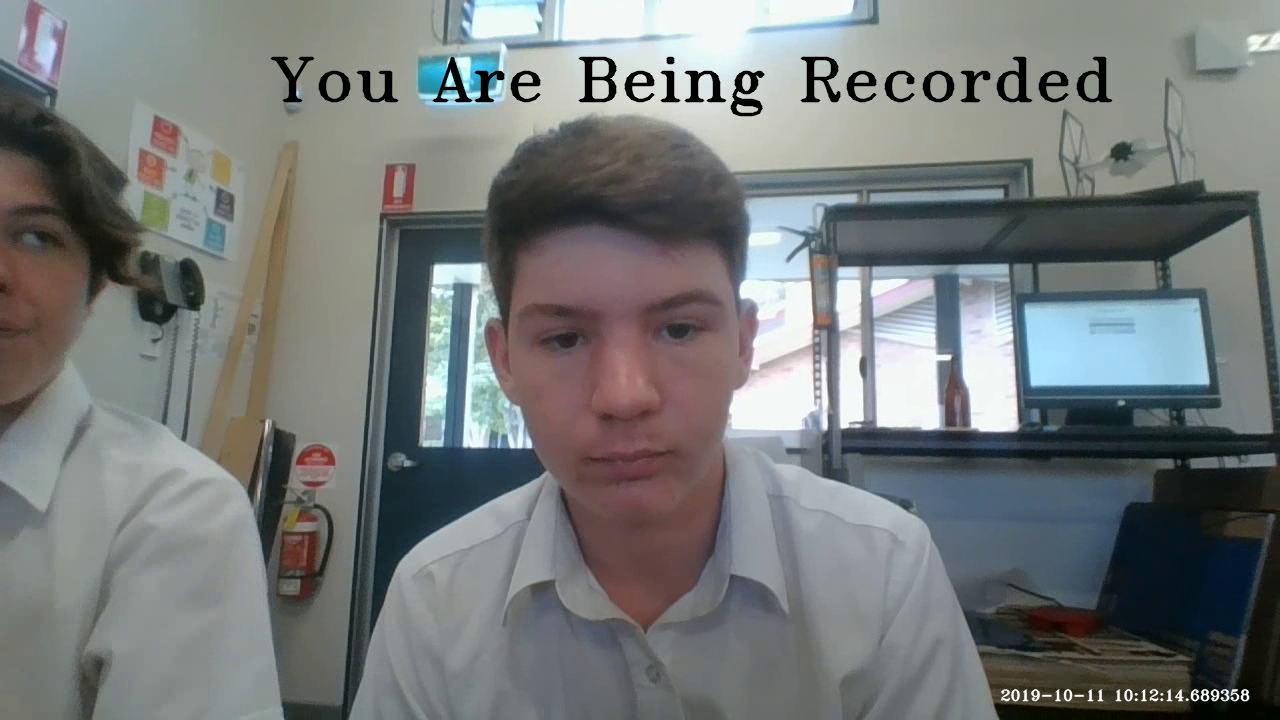
#> input picture frame 6 of output.avi, 1280 x 720 px, given in place of the camera
$ python securityCamera.py
#> lines starting #> are read from the running program, lines starting #| are printed output that depends on the picture
import cv2
from datetime import datetime

cam = cv2.VideoCapture(0)  # set camera
cam.set(cv2.CAP_PROP_FPS, 60)  # set FPS
cam.set(3, 1920)  # x axis resolution
cam.set(4, 1080)  # y axis resolution

font = cv2.FONT_HERSHEY_TRIPLEX  # set font

fourcc = cv2.VideoWriter_fourcc(*'XVID')  # set codec (*'DIVX')

out = cv2.VideoWriter('output.avi', fourcc, 20, (1280, 720))

while True:
    re, img = cam.read()  # set camera read
#> img is the input picture: shape (720, 1280, 3); mean B, G, R 121.1, 121.7, 117.6

    img = cv2.flip(img, 1)  # flip image
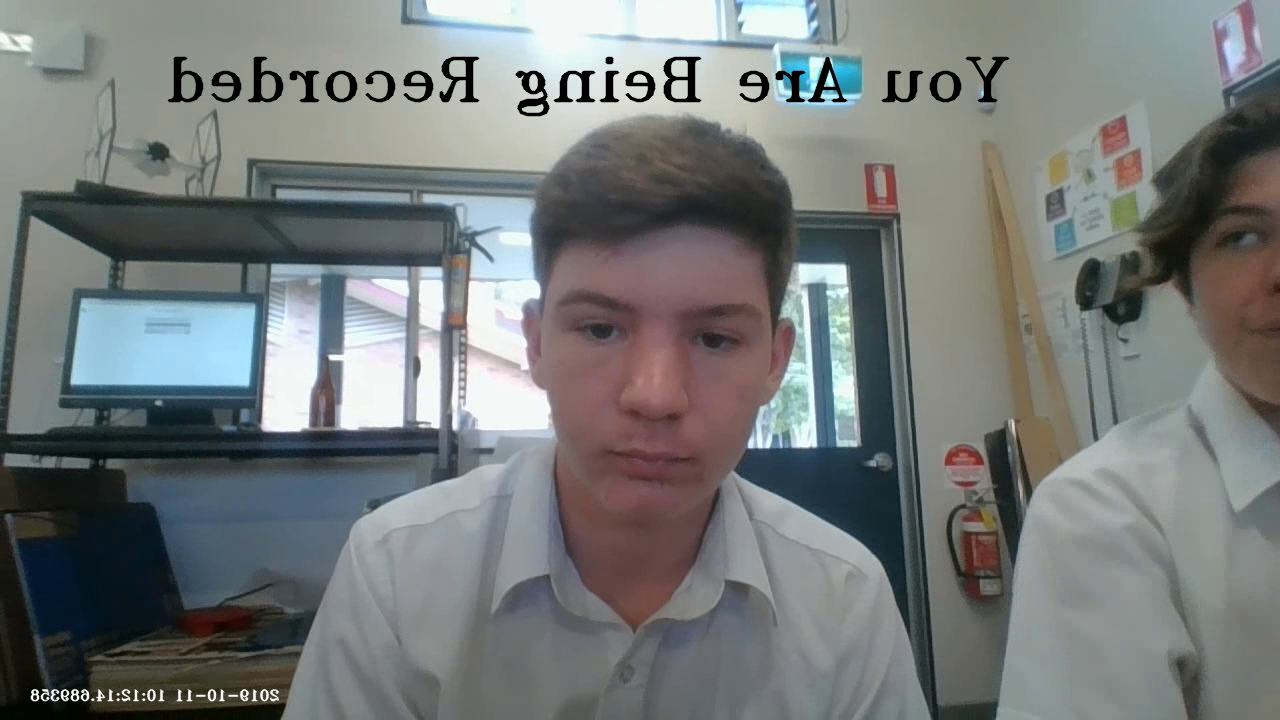
#> img: shape (720, 1280, 3); mean B, G, R 121.1, 121.7, 117.6

    cv2.putText(img, "You Are Being Recorded", (270, 100), font, 2, (0,0,0), 2, cv2.LINE_AA)
    cv2.putText(img, str(datetime.now()), (1000,700), font, .5, (255,255,255), 1, cv2.LINE_AA)
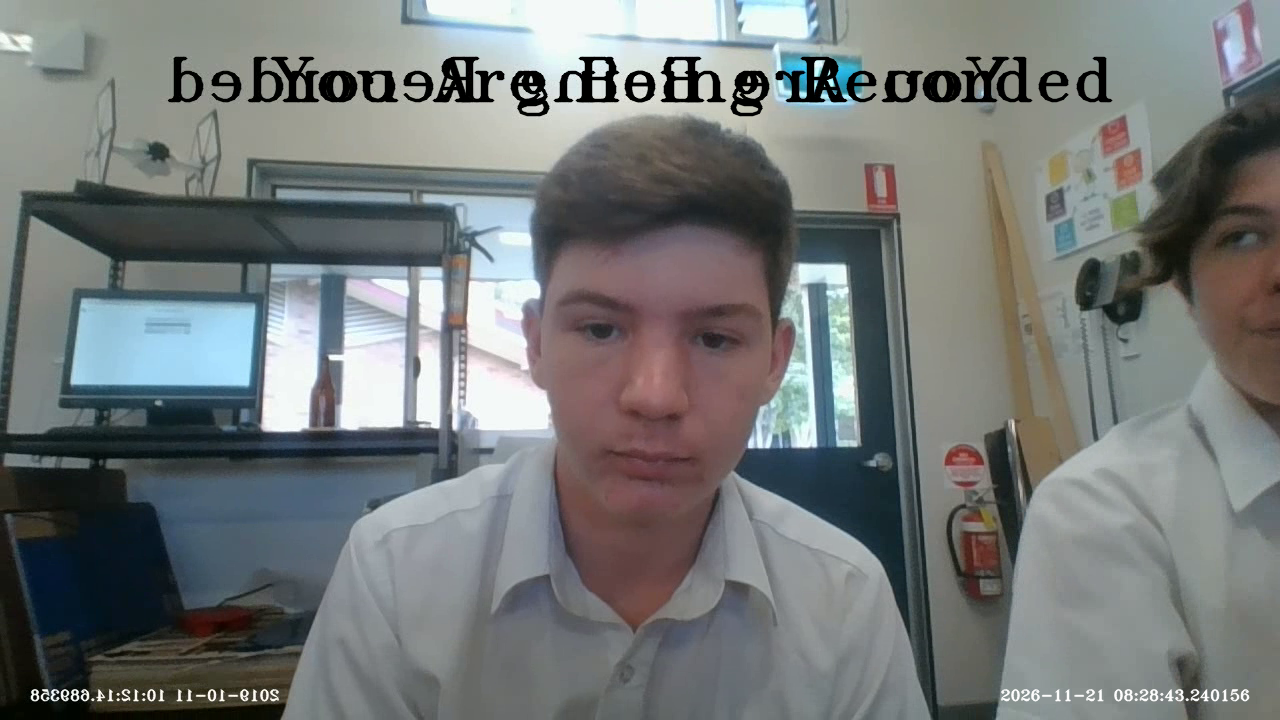
#> img: shape (720, 1280, 3); mean B, G, R 119.8, 120.4, 116.4
    cv2.imshow('Security Camera', img)  # display window

    out.write(img)

    k = cv2.waitKey(30) & 0xff
#> (key Esc is pressed here)
    if k == 27:  # press ESC to quit
        break

cam.release()
cv2.destroyAllWindows()

$ run again, starting later in the video
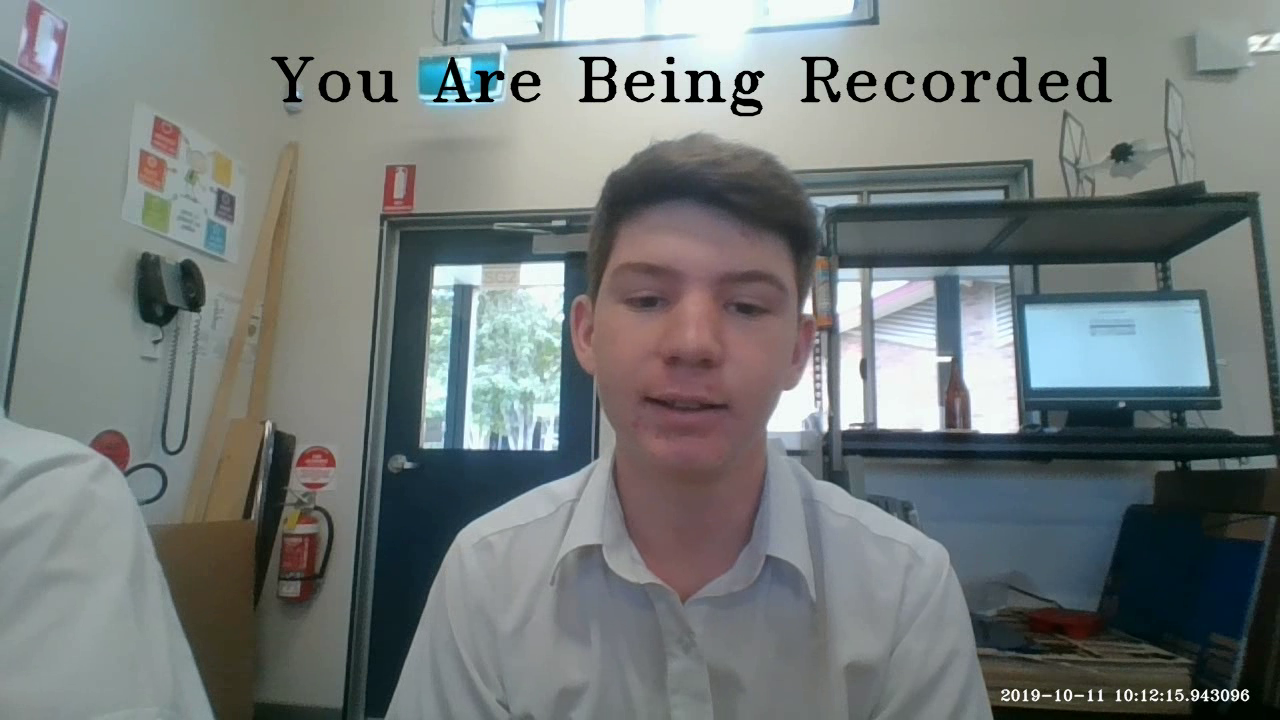
#> input picture frame 30 of output.avi, 1280 x 720 px, given in place of the camera
#> img is the input picture: shape (720, 1280, 3); mean B, G, R 121.9, 122.7, 115.9
#> `img = cv2.flip(img, 1)`:
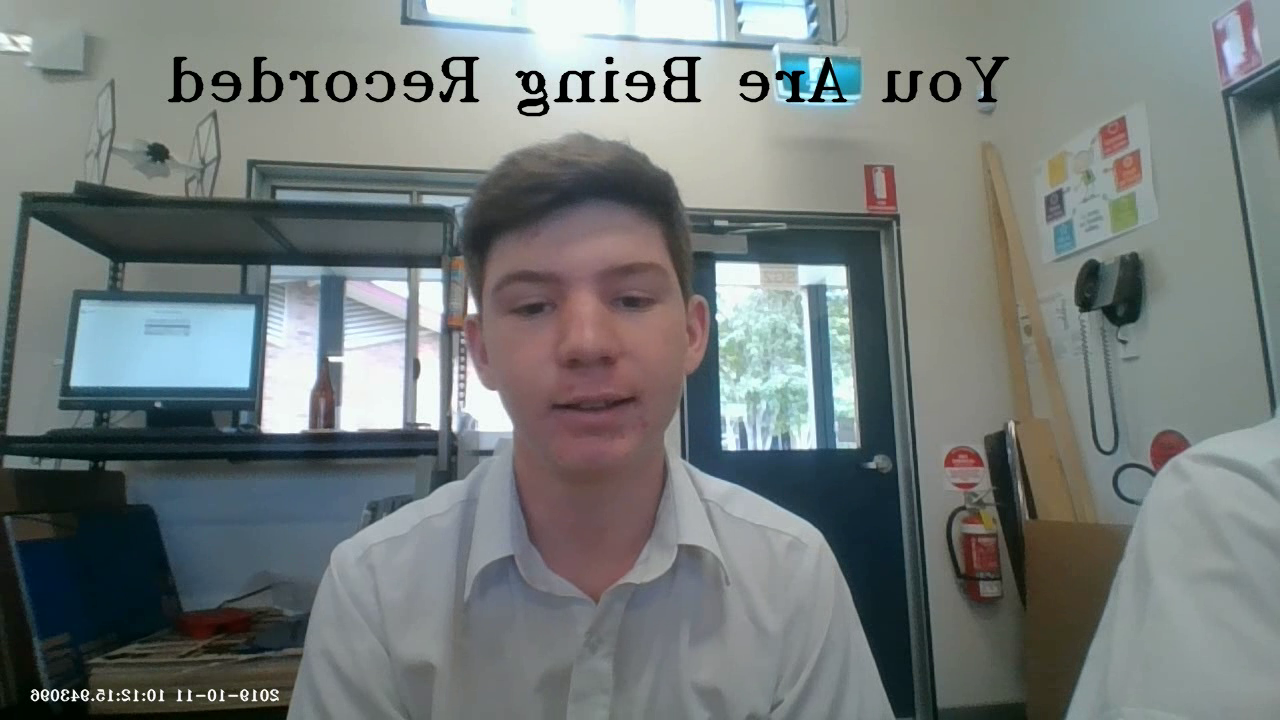
#> img: shape (720, 1280, 3); mean B, G, R 121.9, 122.7, 115.9
#> `cv2.putText(img, str(datetime.now()), (1000,700), font, .5, (255,255,2..`:
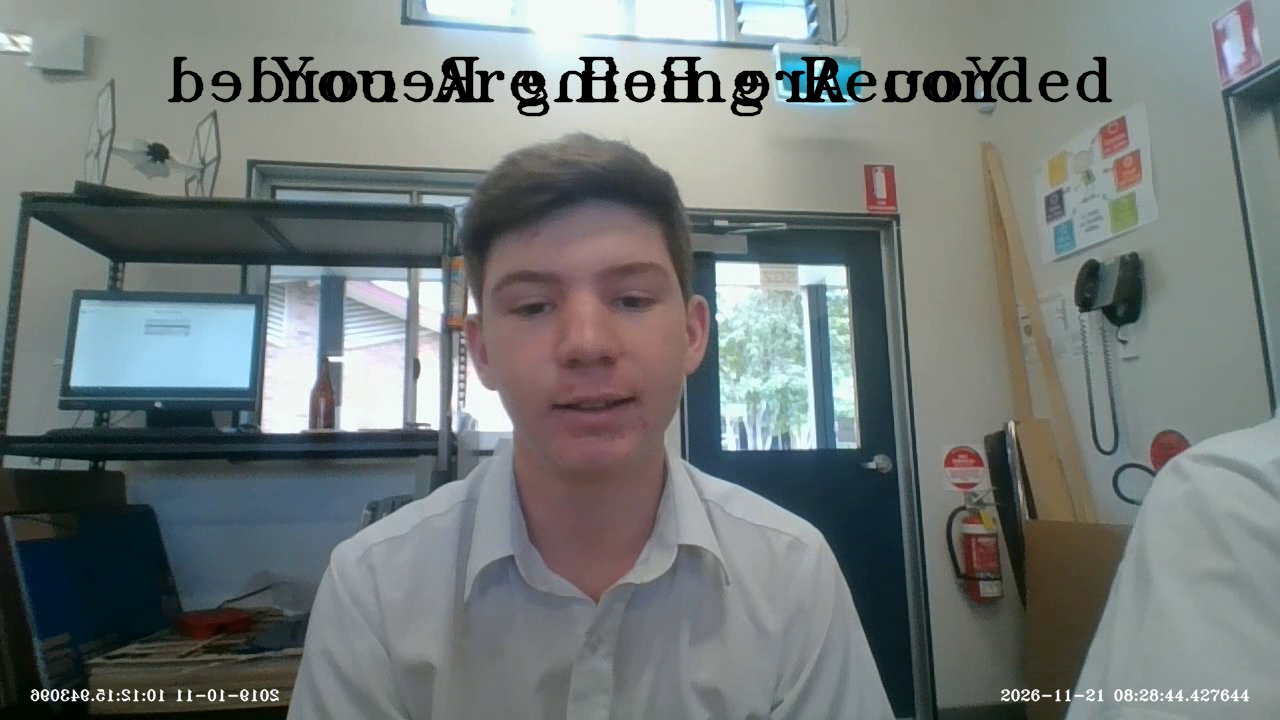
#> img: shape (720, 1280, 3); mean B, G, R 120.6, 121.4, 114.7

$ run again, starting later in the video
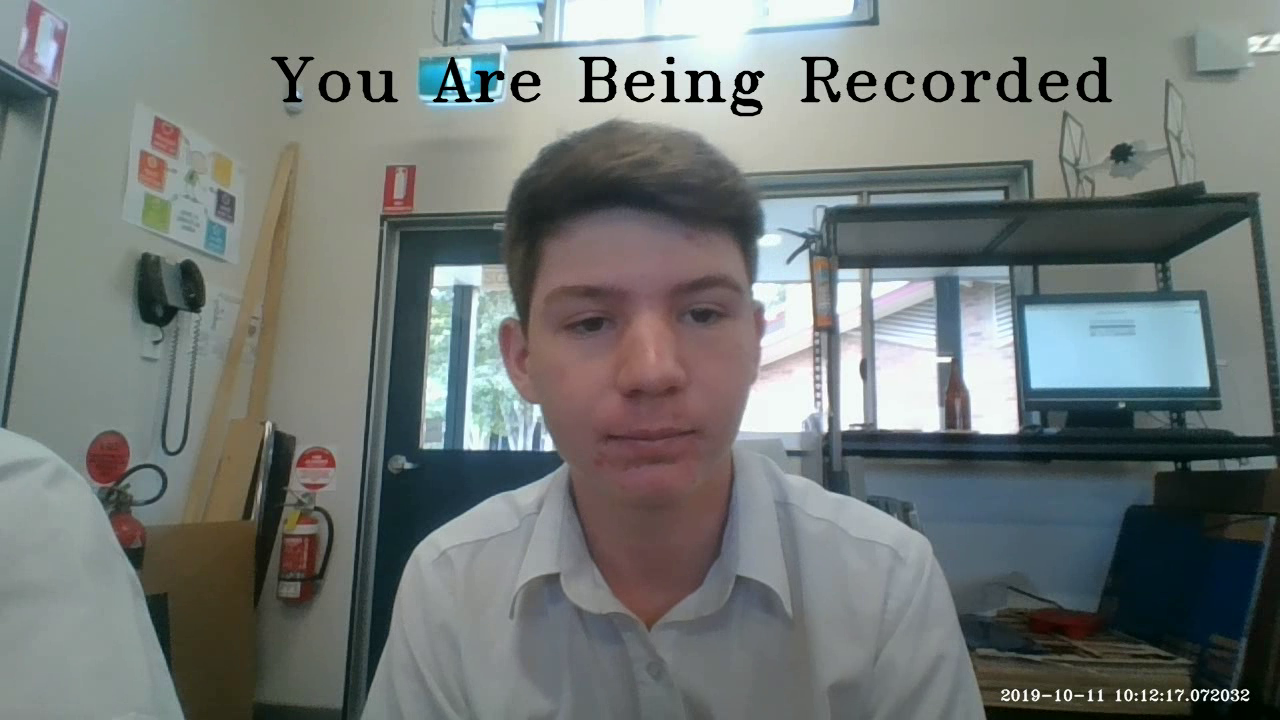
#> input picture frame 53 of output.avi, 1280 x 720 px, given in place of the camera
#> img is the input picture: shape (720, 1280, 3); mean B, G, R 118.7, 120.7, 114.4
#> `img = cv2.flip(img, 1)`:
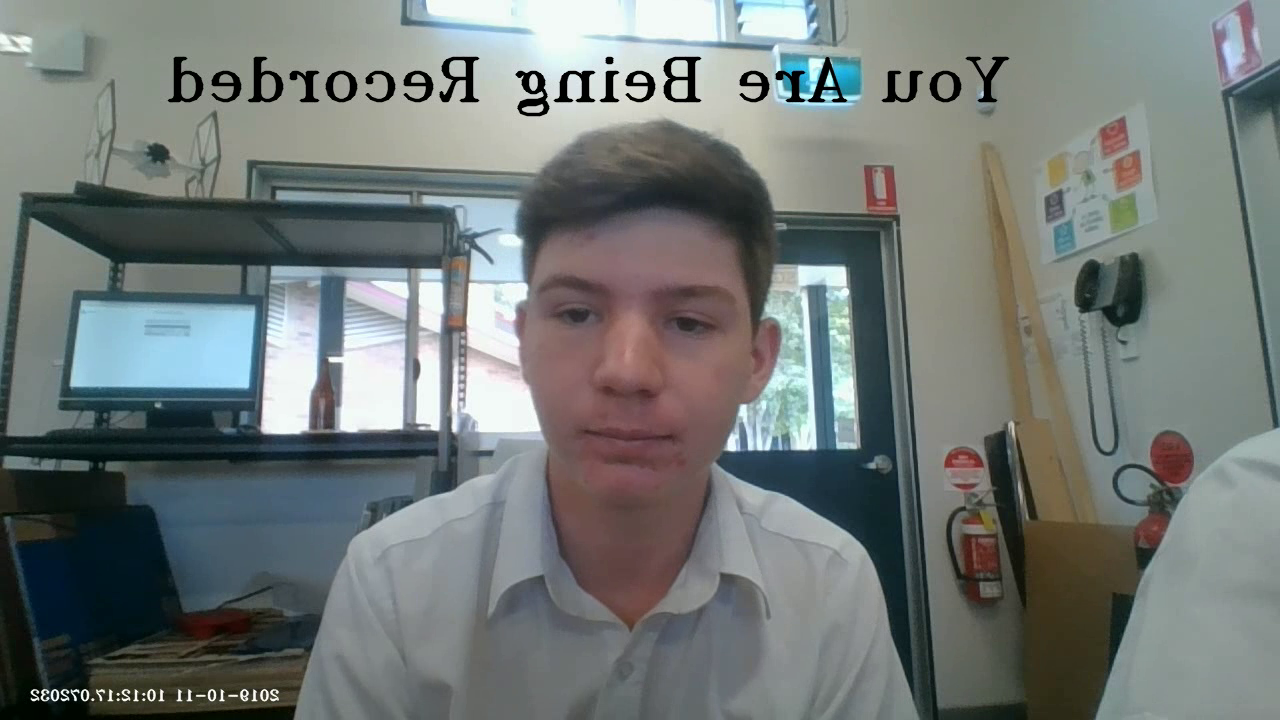
#> img: shape (720, 1280, 3); mean B, G, R 118.7, 120.7, 114.4
#> `cv2.putText(img, str(datetime.now()), (1000,700), font, .5, (255,255,2..`:
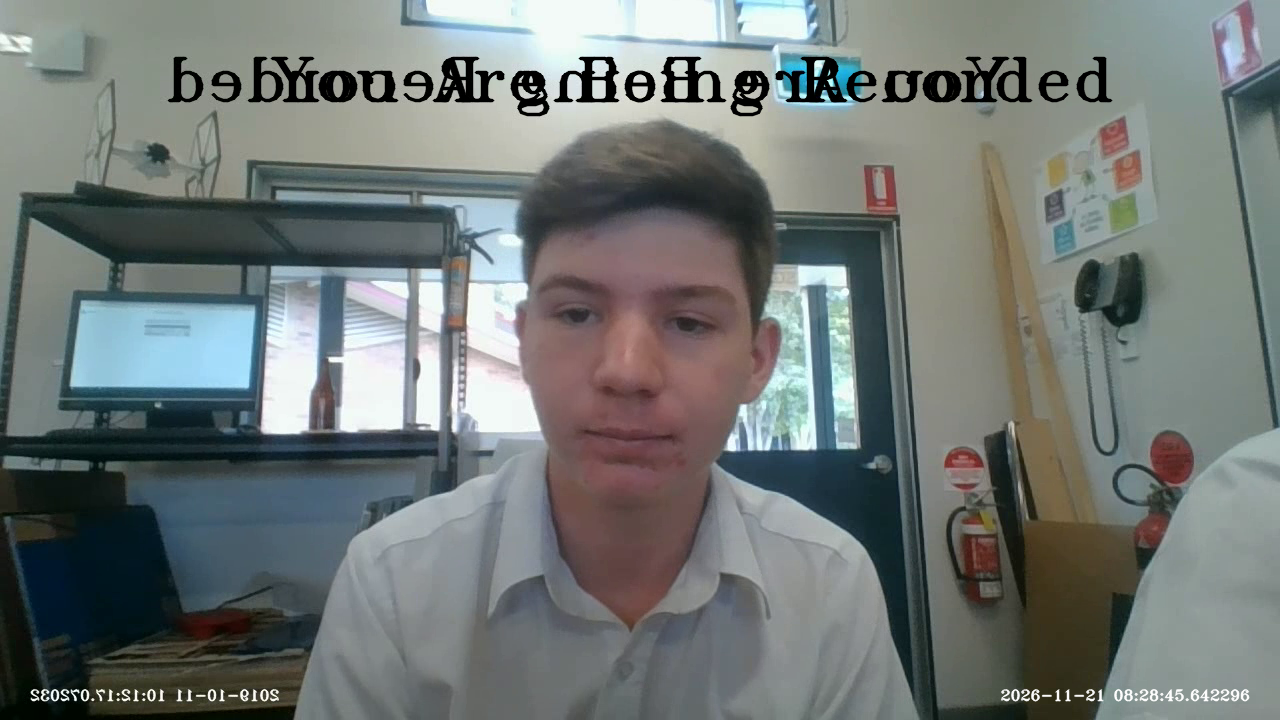
#> img: shape (720, 1280, 3); mean B, G, R 117.5, 119.5, 113.3
